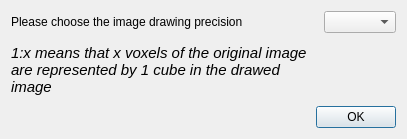
<ui version="4.0">
 <class>ImagePrecisionDialog</class>
 <widget class="QDialog" name="ImagePrecisionDialog">
  <property name="geometry">
   <rect>
    <x>0</x>
    <y>0</y>
    <width>407</width>
    <height>139</height>
   </rect>
  </property>
  <property name="sizePolicy">
   <sizepolicy hsizetype="Fixed" vsizetype="Fixed">
    <horstretch>0</horstretch>
    <verstretch>0</verstretch>
   </sizepolicy>
  </property>
  <property name="windowTitle">
   <string>Image drawing precision</string>
  </property>
  <layout class="QGridLayout" name="gridLayout" rowstretch="0,0,0,0,0,0,0">
   <item row="0" column="0">
    <widget class="QLabel" name="label">
     <property name="lineWidth">
      <number>1</number>
     </property>
     <property name="text">
      <string>Please choose the image drawing precision</string>
     </property>
     <property name="wordWrap">
      <bool>true</bool>
     </property>
    </widget>
   </item>
   <item row="6" column="0" colspan="2">
    <widget class="QDialogButtonBox" name="buttonBox">
     <property name="orientation">
      <enum>Qt::Horizontal</enum>
     </property>
     <property name="standardButtons">
      <set>QDialogButtonBox::Ok</set>
     </property>
    </widget>
   </item>
   <item row="0" column="1">
    <widget class="QComboBox" name="precisionList">
     <property name="editable">
      <bool>false</bool>
     </property>
    </widget>
   </item>
   <item row="1" column="0">
    <widget class="QLabel" name="label_2">
     <property name="font">
      <font>
       <pointsize>11</pointsize>
       <italic>true</italic>
      </font>
     </property>
     <property name="text">
      <string>1:x means that x voxels of the original image are represented by 1 cube in the drawed image</string>
     </property>
     <property name="wordWrap">
      <bool>true</bool>
     </property>
    </widget>
   </item>
  </layout>
 </widget>
 <resources/>
 <connections>
  <connection>
   <sender>buttonBox</sender>
   <signal>accepted()</signal>
   <receiver>ImagePrecisionDialog</receiver>
   <slot>accept()</slot>
   <hints>
    <hint type="sourcelabel">
     <x>248</x>
     <y>254</y>
    </hint>
    <hint type="destinationlabel">
     <x>157</x>
     <y>274</y>
    </hint>
   </hints>
  </connection>
  <connection>
   <sender>buttonBox</sender>
   <signal>rejected()</signal>
   <receiver>ImagePrecisionDialog</receiver>
   <slot>reject()</slot>
   <hints>
    <hint type="sourcelabel">
     <x>316</x>
     <y>260</y>
    </hint>
    <hint type="destinationlabel">
     <x>286</x>
     <y>274</y>
    </hint>
   </hints>
  </connection>
 </connections>
</ui>
